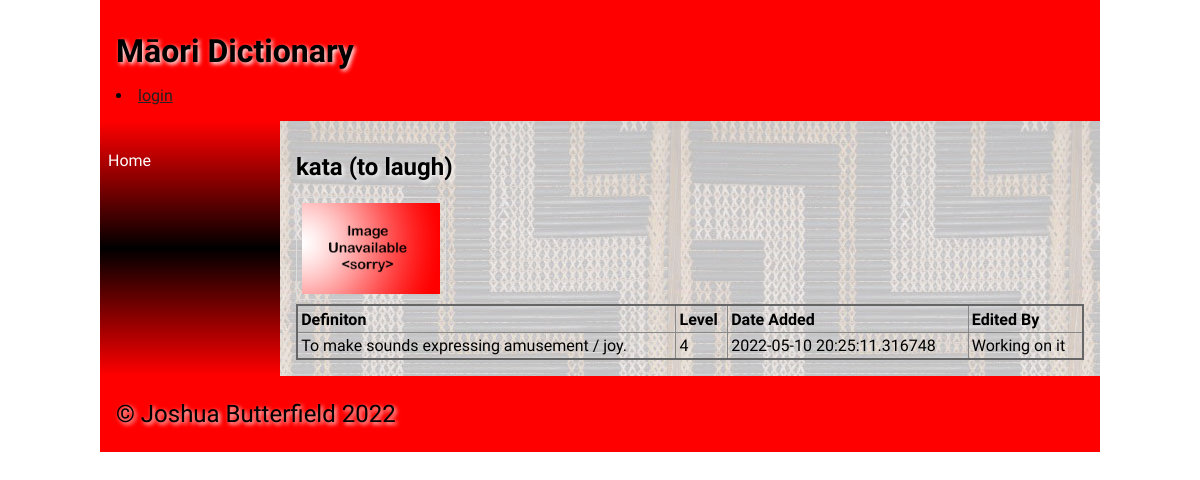
/word?type=kata, run on the app's committed database.
### tables this page shows
CREATE TABLE "dict_data"
(
	id integer
		constraint dict_data_pk
			primary key autoincrement,
	maori varchar(30),
	english varchar(30),
	description varchar(100),
	level integer,
	image varchar(30),
	category varchar(30)
, timestamp datetime);

### app.py (the view)
@app.route('/word')
def render_word():
    word_selected = request.args.get('type')
    con = create_connection(DATABASE)
    query = "SELECT id, english, description, level, image, timestamp FROM dict_data WHERE maori = '" + word_selected + "'"
    cur = con.cursor()
    cur.execute(query)
    word_info = cur.fetchall()
    con.commit()
    con.close()
    return render_template('word.html', word_selected=word_selected, word_info=word_info, logged_in=is_logged_in())

### app.py (called while the page is built)
def create_connection(db_file):
    try:
        connection = sqlite3.connect(db_file)
        connection.execute('pragma foreign_keys=ON')
        return connection
    except Error as e:
        print(e)
    return None

def is_logged_in():
    if session.get("email") is None:
        print("Not logged in")
        return False
    else:
        print("Logged in")
        return True

### templates/word.html (shortened to what this page needs)
{% extends 'base.html' %}
{% block main %}
{% for dict_data in word_info %}
<h2>{{ word_selected }} ({{dict_data[1]}})</h2>
<table class="table">
    <thead>
        <tr>
            <td><strong>Definiton</strong></td>
            <td><strong>Level</strong></td>
            <td><strong>Date Added</strong></td>
            <td><strong>Edited By</strong></td>
        </tr>
    </thead>
    <tbody>
        <tr>
            <td>{{dict_data[2]}}</td>
            <td>{{dict_data[3]}}</td>
            <td>{{dict_data[5]}}</td>
            <td>Working on it</td>
            <img src="/static/images/{{ dict_data[4] }}">
        </tr>
    </tbody>
</table>
{% endfor %}
{% endblock %}

### static/css/style.css (style rules this page uses)
* { font-family: Comfortaa, sans-serif; margin: 0; padding: 0; box-sizing: border-box; }
h1, h2, h3, h4 { padding: 1rem 0; font-family: 'Suez One', serif; color: #000; text-shadow: 2px 2px 4px #fff; }
img { border: 1px solid #ddd; border-radius: 4px; padding: 5px; width: 150px; }
table { width: 100%; border: 2px solid #666; border-collapse: collapse; }
th, td { border: 1px solid #888; padding: 0.2rem; text-align: left; }

### data on the page
dict_data: maori "kata", english "to laugh", description "To make sounds expressing amusement / joy.", level "4", timestamp "2022-05-10 20:25:11.316748", image (placeholder picture)
